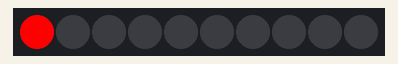
Recording of a sketch running on a simulated Arduino Uno, built with avr-gcc and run on an emulated ATmega328P. Parts: 10 RGB LEDs in strip order, left to right.

Above: at 0.15 s.
At 0.56 s:
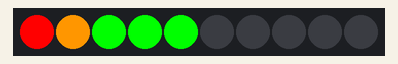
At 1.07 s:
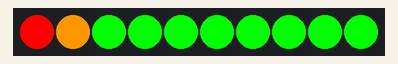
At 1.47 s:
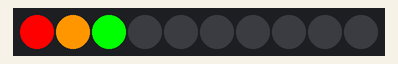

The sketch:

LEDBar.ino
```cpp
#include "Grove_LED_Bar.h"

Grove_LED_Bar bar(9, 8, 0);  // Clock pin, Data pin, Orientation

void setup()
{
  // nothing to initialize
  bar.begin();
}

void loop()
{
  // Walk through the levels
  for (int i = 0; i <= 10; i++)
  {
    bar.setLevel(i);
    delay(100);
  }
}
```

Measured:
- by itself, everything shown: repeats every 1.1 s, in 11 steps
